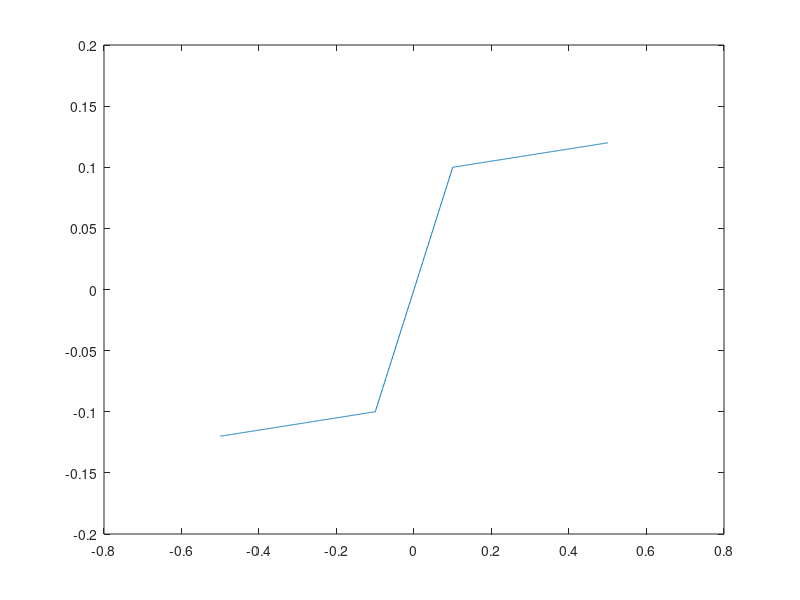

This figure's MATLAB source:
a = 0.1; b = 0.05; Gi = 1; Go = 1;
i2 = -.5:1e-3:.5;
yt = zeros(1,length(i2));

for i = 1:length(i2)
    x = i2(i);
    x_ = Gi * x;
  
    if (abs(x_) >= a)
        y_ = b*x_+sign(x_)*(1 - b)*a;
    else
        y_ = x;
    end
    y = Go*y_;
    yt(1,i) = y;
end

plot(i2,yt);